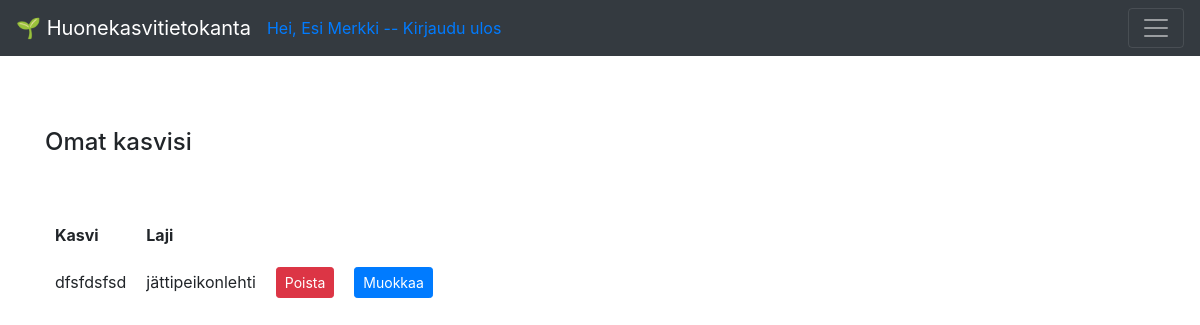
Screenshot of /plants (signed in) with the database file from the repository.
### application/auth/models.py (models this page shows, shortened)
class User(db.Model):
    __tablename__ = "account"
    id = db.Column(db.Integer, primary_key=True)
    date_created = db.Column(db.DateTime, default=db.func.current_timestamp())
    name = db.Column(db.String(144), nullable=False)
    username = db.Column(db.String(144), nullable=False, unique=True)
    password = db.Column(db.String(144), nullable=False)
    plants = db.relationship("Plant", backref='account', lazy=True)

### application/plants/models.py (models this page shows, shortened)
class Plant(Base):
    species_id = db.Column(db.Integer, db.ForeignKey('species.id'),
        nullable=True)
    account_id = db.Column(db.Integer, db.ForeignKey('account.id'),
                           nullable=False)
    species_name = db.Column(db.String(144), nullable=True)

### application/plants/views.py (the view)
@app.route("/plants", methods=["GET"])
@login_required(role="ANY")
def plants_index():
    return render_template("plants/list.html", plants = Plant.query.filter_by(account_id=current_user.id))

### application/__init__.py (called while the page is built)
def login_required(role = "ANY"):
    def wrapper(fn):
        @wraps(fn)
        def decorated_view(*args, **kwargs):
            if not current_user:
                return login_manager.unauthorized()
            if not current_user.is_authenticated:
                return login_manager.unauthorized()
            unauthorized = False
            if not role == "ANY":
                unauthorized = True
                for user_role in current_user.userrole():
                    if user_role == role:
                        unauthorized = False
                        break
            if unauthorized:
                return login_manager.unauthorized()
            return fn(*args, **kwargs)
        return decorated_view
    return wrapper

@login_manager.user_loader
def load_user(user_id):
    return User.query.get(user_id)

### application/templates/plants/list.html
{% extends "layout.html" %}
{% block body %}
<h4>Omat kasvisi</h4>
<br>
<br>
<table cellpadding="20">
  <tr>
    <th>Kasvi</th>
    <th>Laji
    <th>
  </tr>
  {% for plant in plants %}
  <tr>
    <td>{{ plant.name }}</td>
    <td>{{ plant.species_name }}</td>
    <td>
      <form method="POST" action="{{ url_for('plants_delete', plant_id=plant.id) }}">
        <button type="submit" class="btn btn-danger btn-sm">Poista</button>
      </form>
    </td>
    <td>
      <form method="POST" action="{{ url_for('plants_edit', plant_id=plant.id) }}">
        <button type="submit" class="btn btn-primary btn-sm">Muokkaa</button>
      </form>
    </td>
  </tr>
  {% endfor %}
</table>
{% endblock %}

### application/templates/layout.html (shortened to what this page needs)
<!DOCTYPE html>
<html>
  <head>
    <link rel="stylesheet"
          href= "https://stackpath.bootstrapcdn.com/bootstrap/4.3.1/css/bootstrap.min.css">
  </head>
  <body>
<nav class="navbar navbar-dark bg-dark">
    <a class="navbar-brand" href="/">&#127793; Huonekasvitietokanta</a>
    {% if current_user.is_authenticated %}
        <a href="{{ url_for('auth_logout') }}">Hei, {{ current_user.name }} -- Kirjaudu ulos</a>
        {% else %}
        </li><a class= "nav-link" href="{{ url_for('auth_login') }}">Kirjaudu sisään</a>
        <a class="nav-link" href="{{ url_for('auth_new') }}">Luo tunnus</a>
        {% endif %}
    <button class="navbar-toggler ml-auto"
                type="button"
                data-toggle="collapse"
                data-target="#navbarSupportedContent1">
            <span class="navbar-toggler-icon my-toggler">
          </span>
        </button>
  </nav>
<main role="main" class="container">
    <br>
    <br>
    <br>
    {% block body %}{% endblock %}
  </body>
</html>

### application/templates/layout.html (style rules this page uses)
table, th, td { padding: 10px; }

### rows the page displays
User: name "Esi Merkki"
Plant: name "dfsfdsfsd", species_name "jättipeikonlehti"
